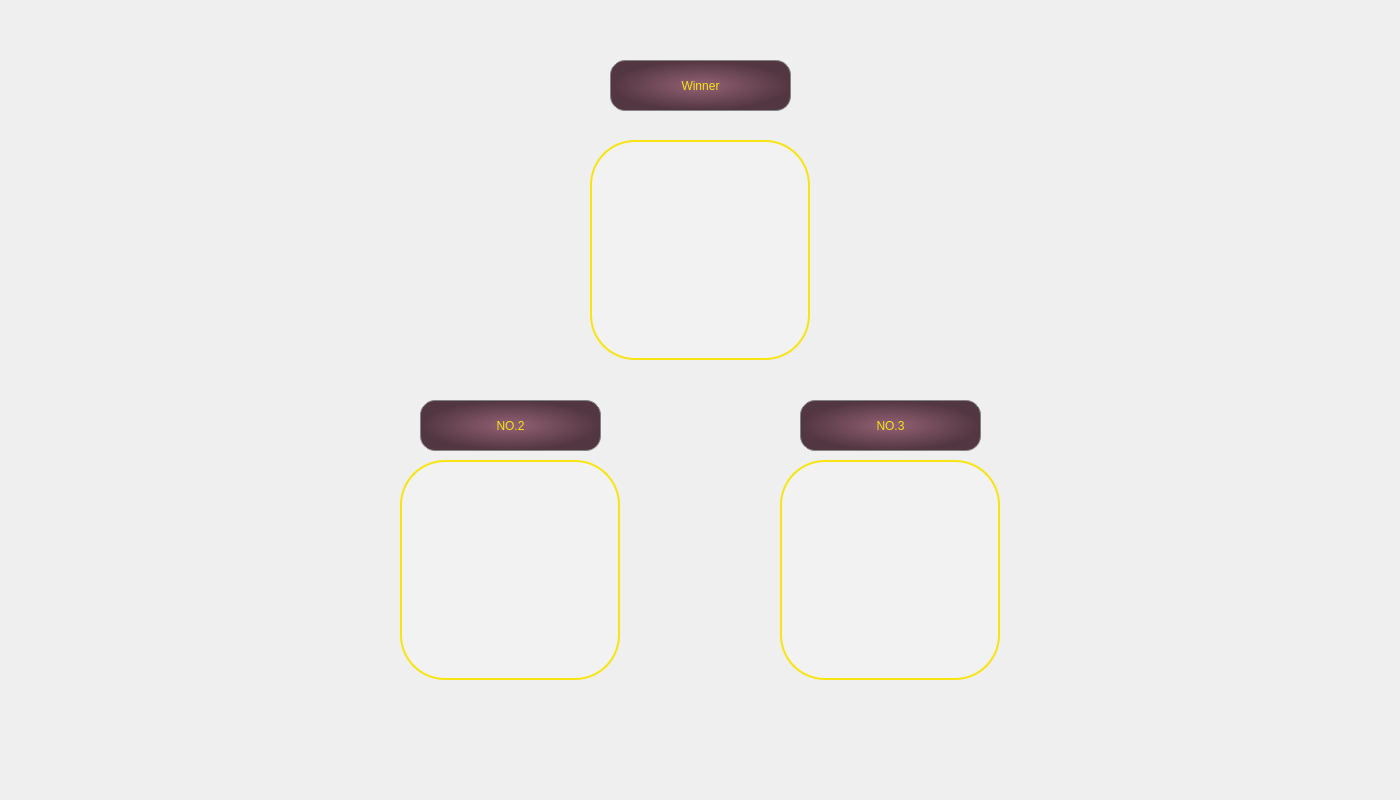
<?xml version="1.0" encoding="UTF-8"?>
<ui version="4.0">
 <class>END2</class>
 <widget class="QWidget" name="END2">
  <property name="geometry">
   <rect>
    <x>0</x>
    <y>0</y>
    <width>1400</width>
    <height>800</height>
   </rect>
  </property>
  <property name="windowTitle">
   <string>Form</string>
  </property>
  <property name="styleSheet">
   <string notr="true">#END2{
border-image: url(:/images/rule_background.png);
}</string>
  </property>
  <widget class="QLabel" name="no1">
   <property name="geometry">
    <rect>
     <x>590</x>
     <y>140</y>
     <width>220</width>
     <height>220</height>
    </rect>
   </property>
   <property name="styleSheet">
    <string notr="true">background-color: rgba(255, 255, 254, 50);
border:2px solid rgb(247, 228, 16);
border-radius:45px;</string>
   </property>
   <property name="text">
    <string/>
   </property>
  </widget>
  <widget class="QLabel" name="no1_2">
   <property name="geometry">
    <rect>
     <x>400</x>
     <y>460</y>
     <width>220</width>
     <height>220</height>
    </rect>
   </property>
   <property name="styleSheet">
    <string notr="true">background-color: rgba(255, 255, 254, 50);
border:2px solid rgb(247, 228, 16);
border-radius:45px;</string>
   </property>
   <property name="text">
    <string/>
   </property>
  </widget>
  <widget class="QLabel" name="no3">
   <property name="geometry">
    <rect>
     <x>780</x>
     <y>460</y>
     <width>220</width>
     <height>220</height>
    </rect>
   </property>
   <property name="styleSheet">
    <string notr="true">background-color: rgba(255, 255, 254, 50);
border:2px solid rgb(247, 228, 16);
border-radius:45px;</string>
   </property>
   <property name="text">
    <string/>
   </property>
  </widget>
  <widget class="QLabel" name="label_1">
   <property name="geometry">
    <rect>
     <x>610</x>
     <y>60</y>
     <width>181</width>
     <height>51</height>
    </rect>
   </property>
   <property name="styleSheet">
    <string notr="true">background-color:qradialgradient(spread:pad, cx:0.5, cy:0.5, radius:0.5, fx:0.5, fy:0.5, stop:0 rgba(147, 97, 117, 255), stop:1 rgba(82, 54, 65, 255));
border-radius:15px;
border:1px solid rgb(132, 132, 132);
font:75 italic 18pt &quot;Bodoni MT&quot; ;
color:rgb(247, 228, 16);</string>
   </property>
   <property name="text">
    <string>Winner</string>
   </property>
   <property name="alignment">
    <set>Qt::AlignCenter</set>
   </property>
  </widget>
  <widget class="QLabel" name="label_2">
   <property name="geometry">
    <rect>
     <x>420</x>
     <y>400</y>
     <width>181</width>
     <height>51</height>
    </rect>
   </property>
   <property name="styleSheet">
    <string notr="true">background-color:qradialgradient(spread:pad, cx:0.5, cy:0.5, radius:0.5, fx:0.5, fy:0.5, stop:0 rgba(147, 97, 117, 255), stop:1 rgba(82, 54, 65, 255));
border-radius:15px;
border:1px solid rgb(132, 132, 132);
font:75 italic 18pt &quot;Bodoni MT&quot; ;
color:rgb(247, 228, 16);</string>
   </property>
   <property name="text">
    <string>NO.2</string>
   </property>
   <property name="alignment">
    <set>Qt::AlignCenter</set>
   </property>
  </widget>
  <widget class="QLabel" name="label_3">
   <property name="geometry">
    <rect>
     <x>800</x>
     <y>400</y>
     <width>181</width>
     <height>51</height>
    </rect>
   </property>
   <property name="styleSheet">
    <string notr="true">background-color:qradialgradient(spread:pad, cx:0.5, cy:0.5, radius:0.5, fx:0.5, fy:0.5, stop:0 rgba(147, 97, 117, 255), stop:1 rgba(82, 54, 65, 255));
border-radius:15px;
border:1px solid rgb(132, 132, 132);
font:75 italic 18pt &quot;Bodoni MT&quot; ;
color:rgb(247, 228, 16);</string>
   </property>
   <property name="text">
    <string>NO.3</string>
   </property>
   <property name="alignment">
    <set>Qt::AlignCenter</set>
   </property>
  </widget>
 </widget>
 <resources/>
 <connections/>
</ui>
